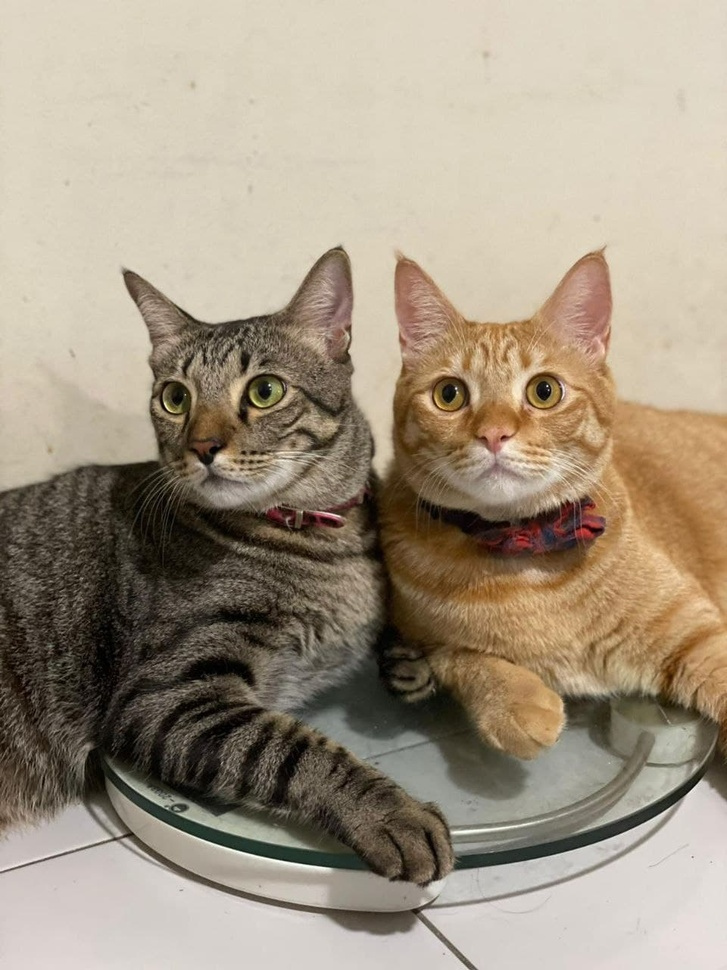
#> input picture Map_Merging/Sandbox_Practice/Images/cat1.jpg, 727 x 970 px, shrunk from 960 x 1280 before the run, found by its file name
$ python edge_detection.py
#> lines starting #> are read from the running program, lines starting #| are printed output that depends on the picture; after the words box and inside, x2 and y2 are one past the last pixel; in counts of white or black regions, pixels touching at a corner belong together
import cv2 as cv
import numpy as np
import matplotlib.pyplot as plt

img = cv.imread('Images/Cat1.jpg')
#> img is the input picture: shape (970, 727, 3); mean B, G, R 130.7, 149.4, 162.2
cv.imshow('Cats', img)

# Gradients and Edge Detection
# 1) Laplacian and Sobel Method

gray = cv.cvtColor(img, cv.COLOR_BGR2GRAY)
cv.imshow('Gray', gray)

# Laplacian
lap = cv.Laplacian(gray, ddepth=cv.CV_64F)
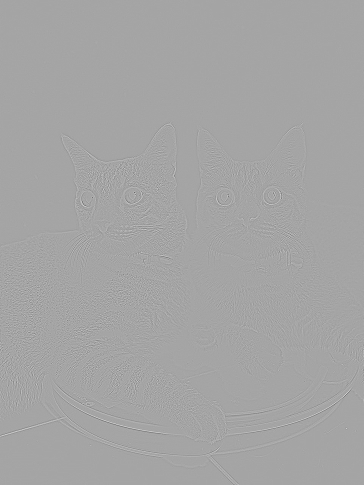
#> lap: shape (970, 727) float64 (shown at 1/2 size); min -431, max 236, mean 0; drawn with min black and max white
lap = np.uint8(np.absolute(lap))
cv.imshow('Laplacian', lap)

# Sobel --> computes gradient in x and y direction
sobelx = cv.Sobel(gray, cv.CV_64F, 1, 0)
sobely = cv.Sobel(gray, cv.CV_64F, 0, 1)
combined_sobel = cv.bitwise_or(sobelx, sobely)
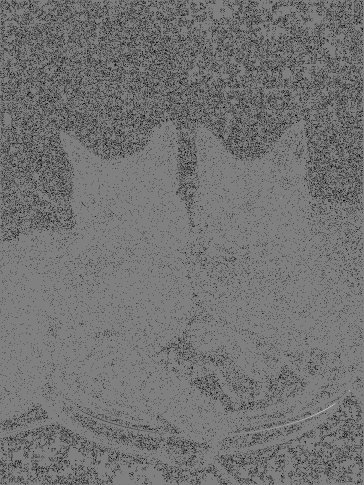
#> combined_sobel: shape (970, 727) float64 (shown at 1/2 size); 10.34% of the values are NaN or infinite; the others: min -130944, max 128512, mean -58.95; drawn with min black, max white, NaN and infinite black

cv.imshow('Sobel X', sobelx)
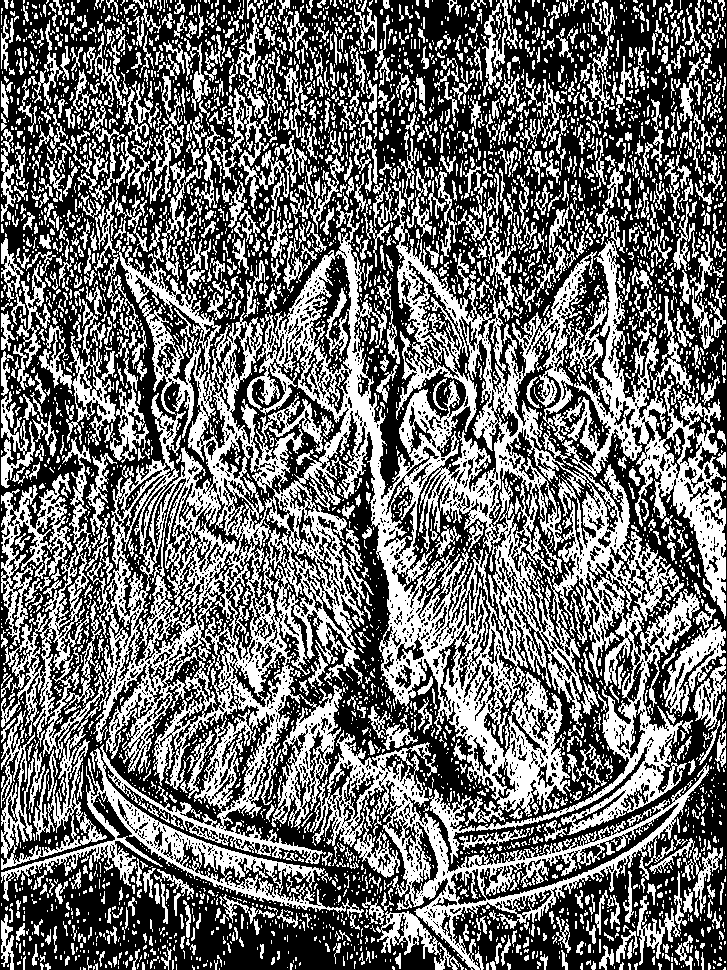
#> window 'Sobel X': shape (970, 727); 43% white; 4918 white regions (3703 under 20 px), largest, box (x1, y1, x2, y2) and area: (87, 181, 700, 864) 122618, (310, 730, 709, 970) 15625, (553, 239, 726, 619) 14741
cv.imshow('Sobel Y', sobely)
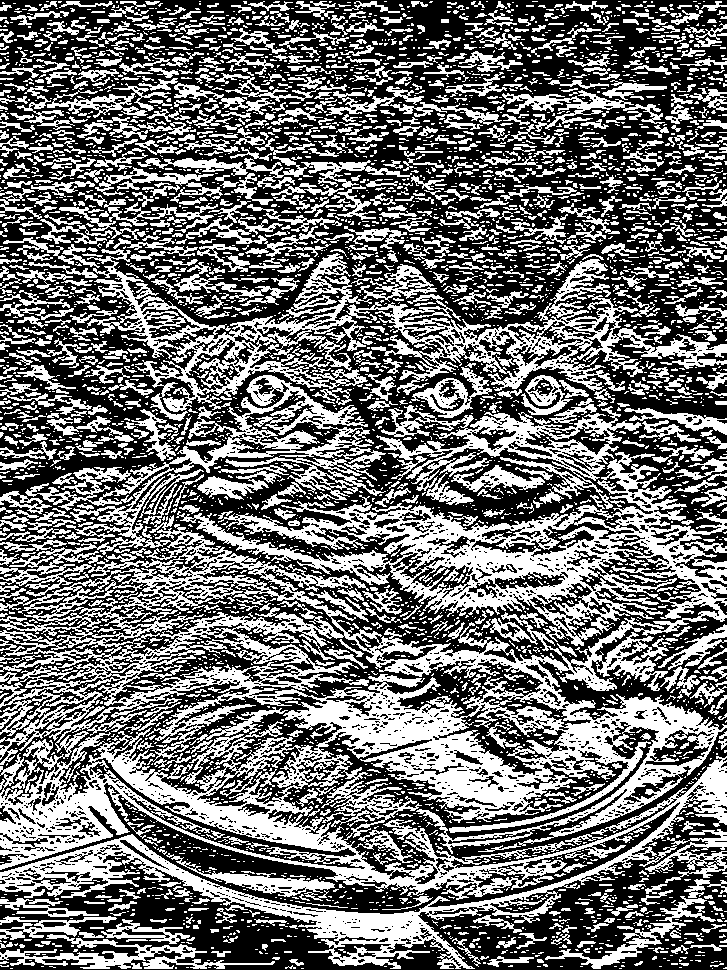
#> window 'Sobel Y': shape (970, 727); 43.9% white; 4553 white regions (3420 under 20 px), largest, box (x1, y1, x2, y2) and area: (0, 375, 727, 969) 145067, (87, 249, 727, 421) 22527, (376, 405, 642, 509) 7230
cv.imshow('Combined Sobel', combined_sobel)
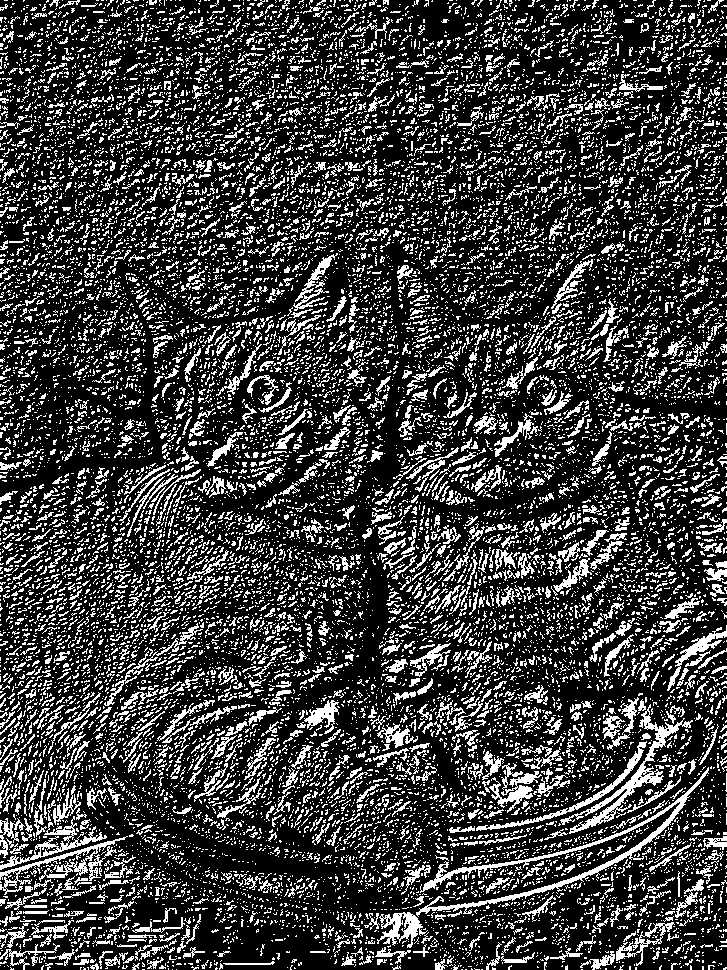
#> window 'Combined Sobel': shape (970, 727); 23.7% white in thin lines or dots

canny = cv.Canny(gray, 150, 175)
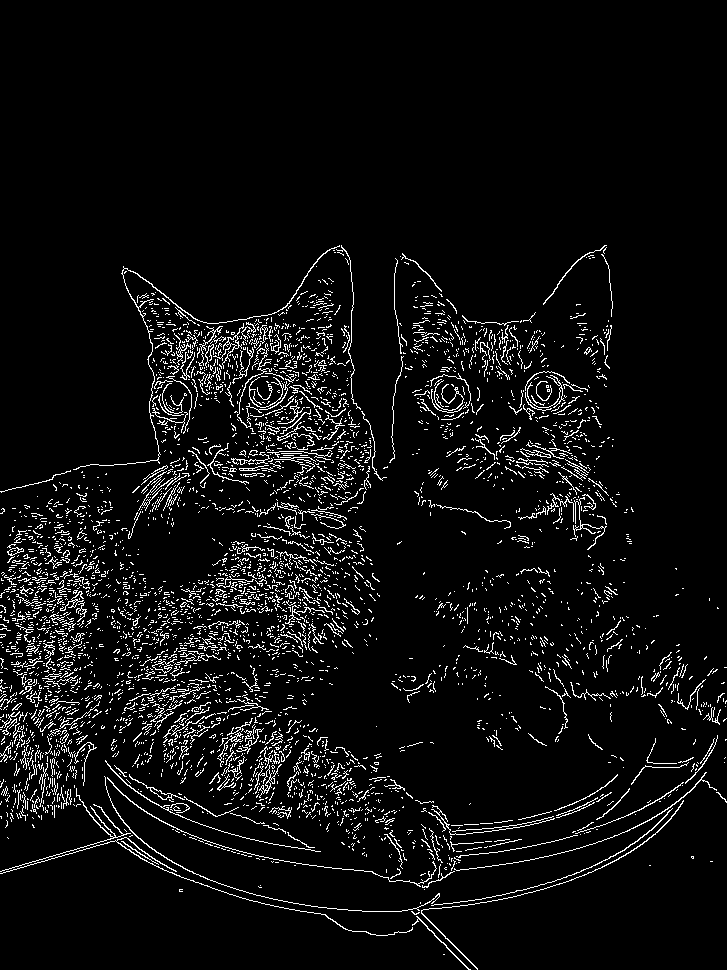
#> canny: shape (970, 727); 5.6% white in thin lines or dots, all inside (x1, y1, x2, y2) = (0, 245, 727, 970)
cv.imshow('Canny', canny)

cv.waitKey(0)

$ run again, with Map_Merging/Sandbox_Practice/Images/cat2.jpg copied over Map_Merging/Sandbox_Practice/Images/cat1.jpg
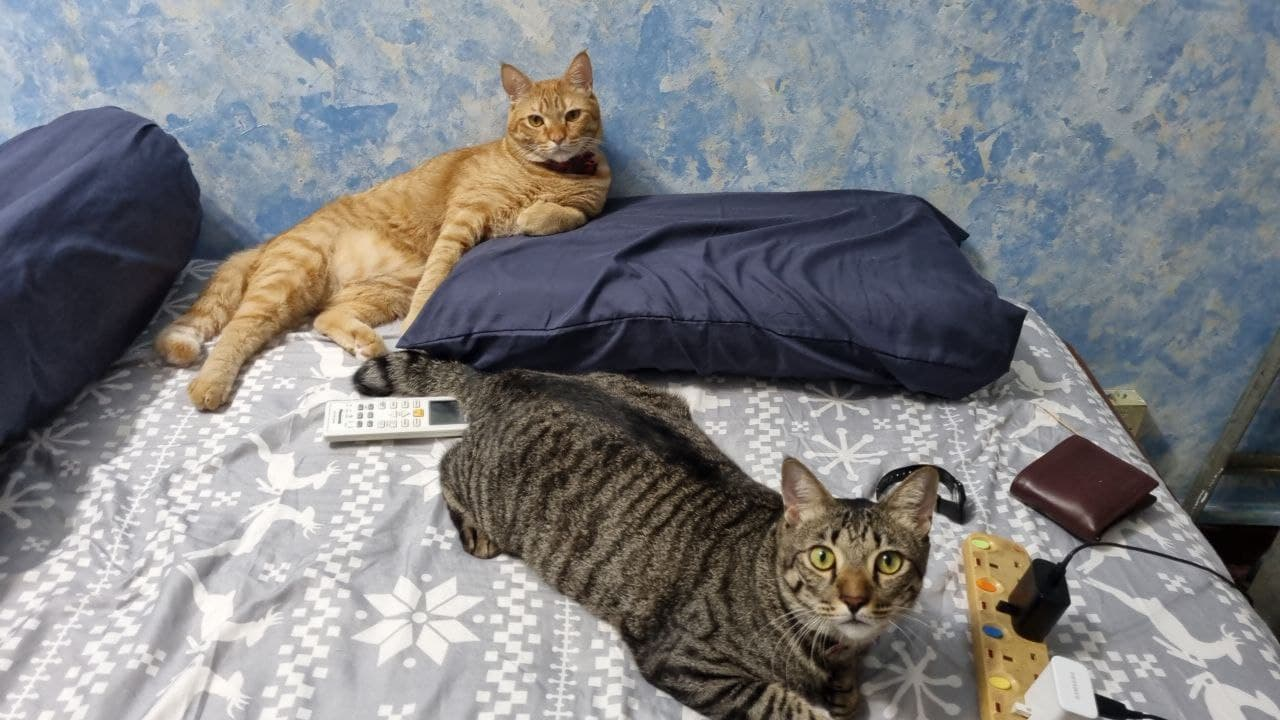
#> input picture Map_Merging/Sandbox_Practice/Images/cat2.jpg, 1280 x 720 px, found by its file name
#> img is the input picture: shape (720, 1280, 3); mean B, G, R 128.8, 126.9, 126.7
#> `cv.imshow('Sobel X', sobelx)`:
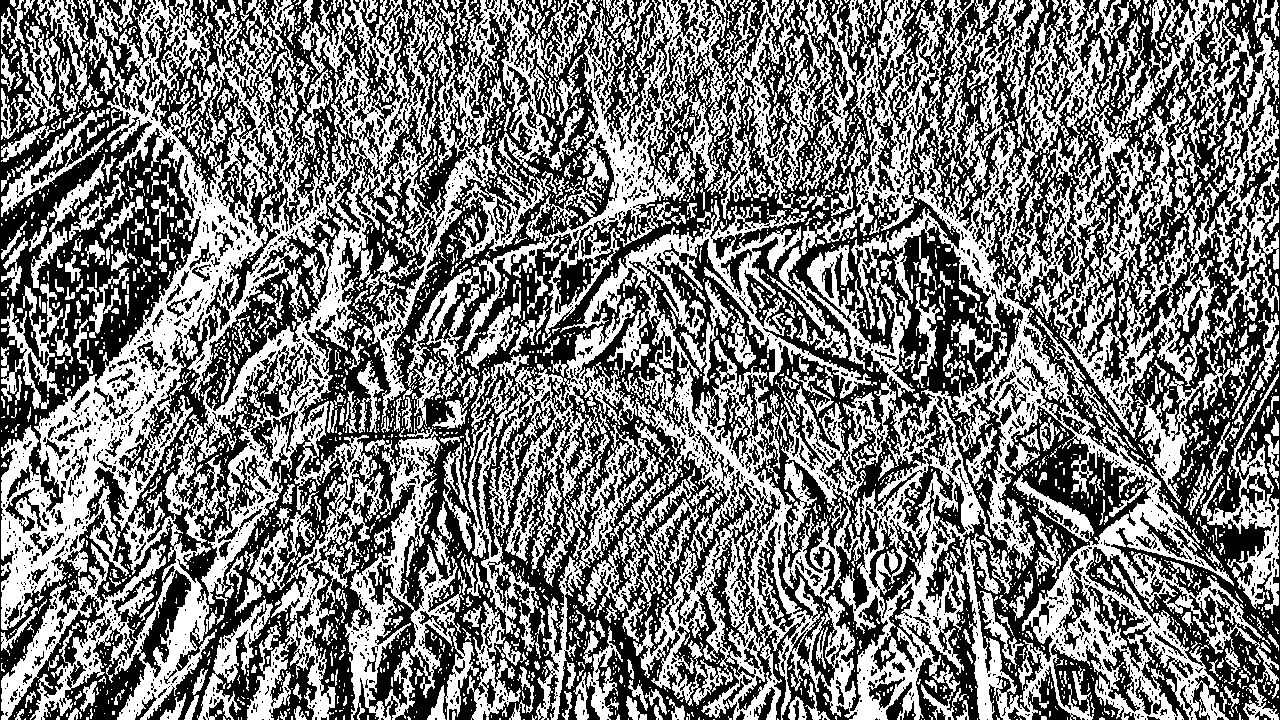
#> window 'Sobel X': shape (720, 1280); 47.7% white; 3924 white regions (3228 under 20 px), largest, box (x1, y1, x2, y2) and area: (468, 0, 1279, 720) 117644, (1, 0, 584, 720) 111074, (1018, 0, 1279, 438) 31793
#> `canny = cv.Canny(gray, 150, 175)`:
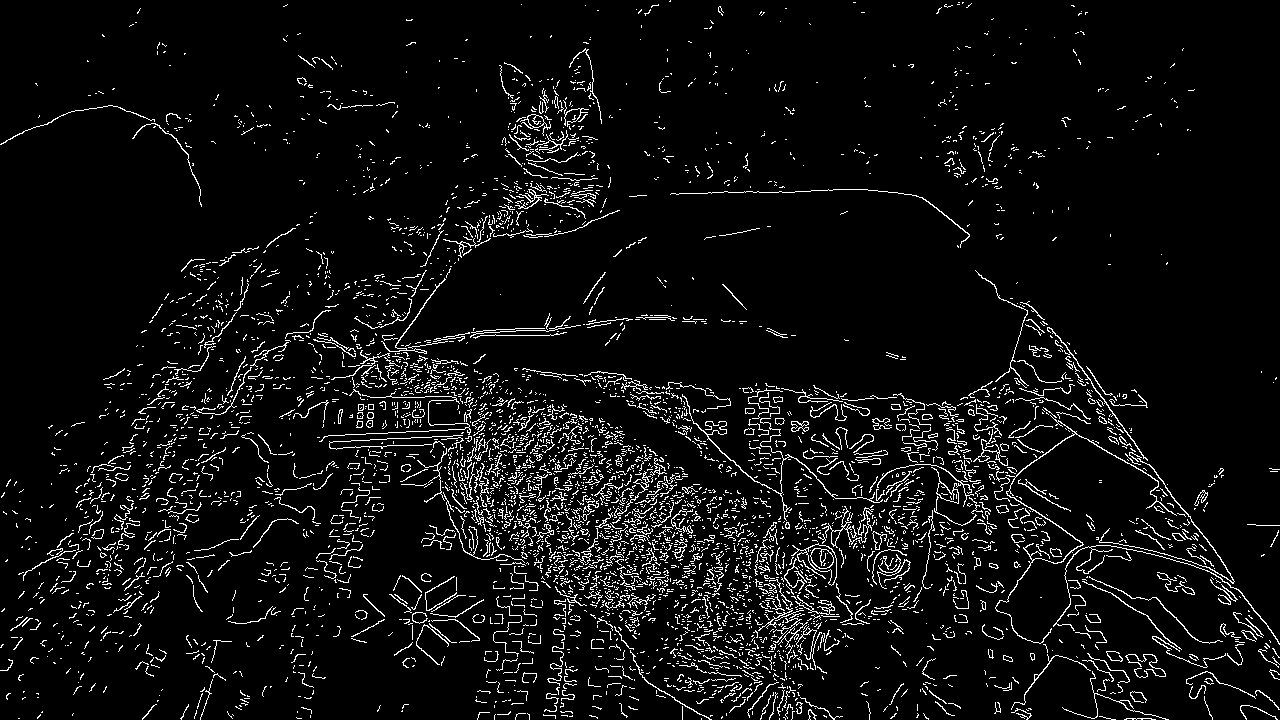
#> canny: shape (720, 1280); 5.9% white in thin lines or dots

$ run again, with Map_Merging/Sandbox_Practice/Images/cat3.jpg copied over Map_Merging/Sandbox_Practice/Images/cat1.jpg
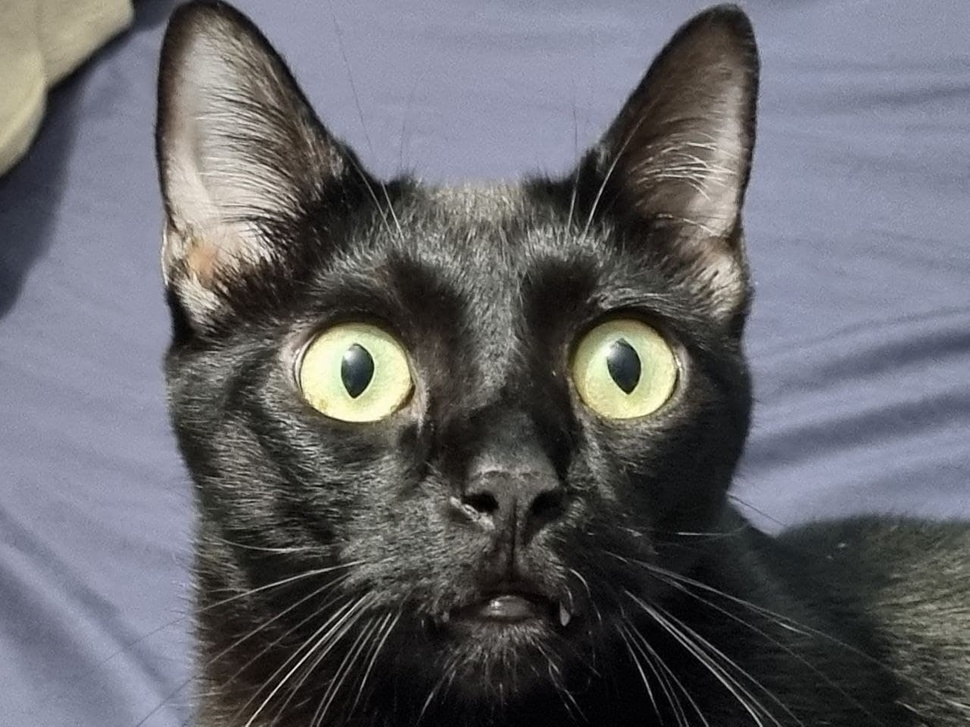
#> input picture Map_Merging/Sandbox_Practice/Images/cat3.jpg, 970 x 727 px, shrunk from 1280 x 960 before the run, found by its file name
#> img is the input picture: shape (727, 970, 3); mean B, G, R 106, 101.2, 100.9
#> `cv.imshow('Sobel X', sobelx)`:
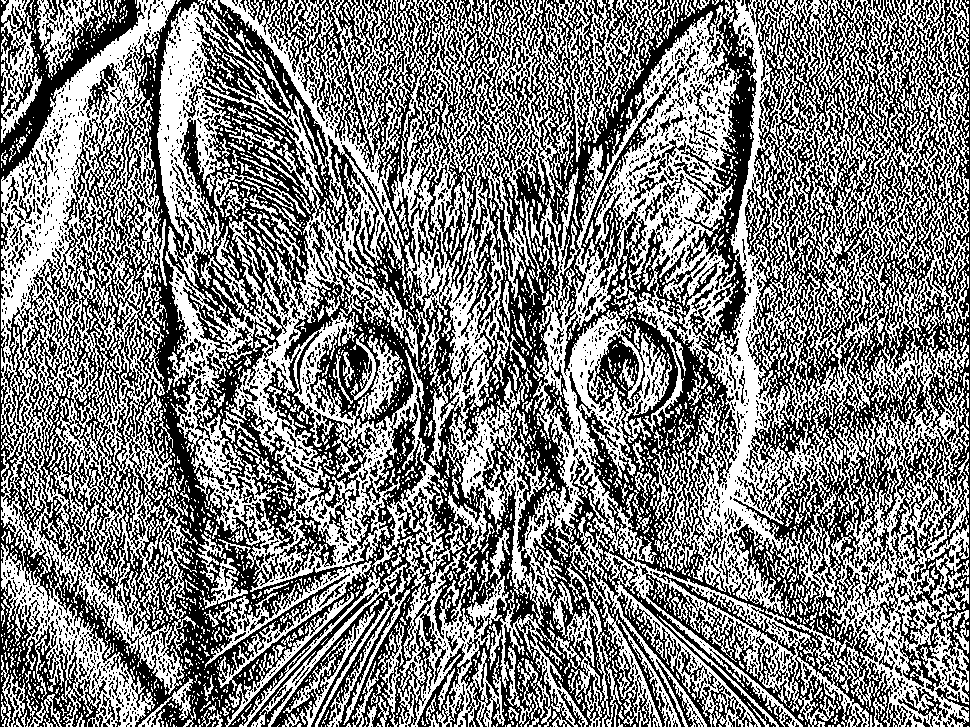
#> window 'Sobel X': shape (727, 970); 49.6% white; 3167 white regions (2684 under 20 px), largest, box (x1, y1, x2, y2) and area: (379, 0, 969, 727) 162020, (157, 0, 510, 727) 65298, (1, 0, 196, 727) 54790
#> `canny = cv.Canny(gray, 150, 175)`:
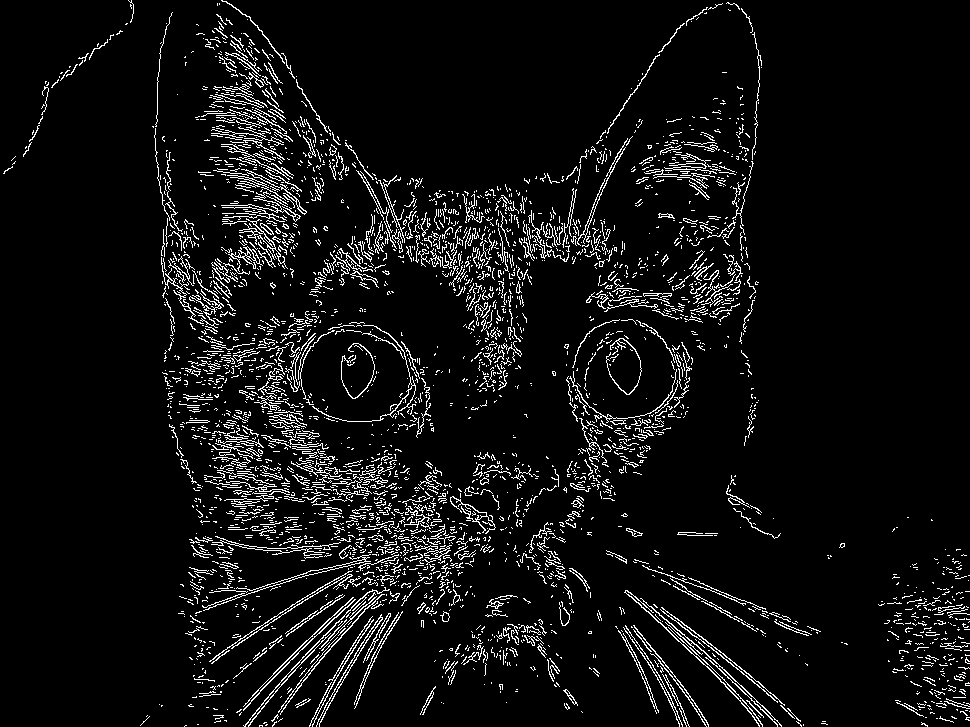
#> canny: shape (727, 970); 6.4% white in thin lines or dots
